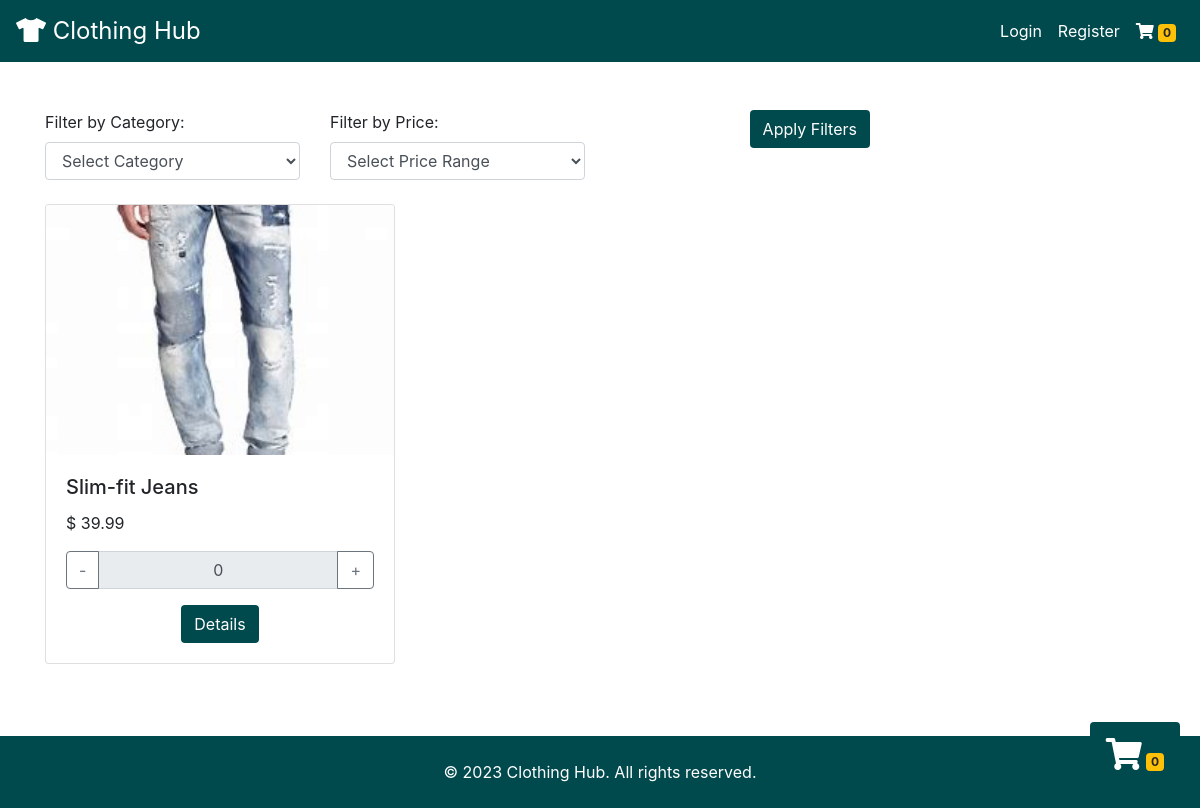
/show_product.php?category=Jeans, run on the app's committed database.
### tables this page shows
CREATE TABLE `products` (
  `productID` int(11) NOT NULL,
  `productName` varchar(255) NOT NULL,
  `description` text DEFAULT NULL,
  `price` decimal(10,2) NOT NULL,
  `imageURL` varchar(255) DEFAULT NULL,
  `category` varchar(255) DEFAULT NULL
);

### classes/Cart.php (called while the page is built, shortened)
<?php
class Cart {
    public function getCartCount() {
        return isset($_SESSION['cart']) ? array_sum($_SESSION['cart']) : 0;
    }
}
?>

### classes/Product.php (called while the page is built, shortened)
<?php
class Product {
    private $conn;
    public function __construct($conn) {
        $this->conn = $conn;
    }
    public function getAllProducts($filters = []) {
        $sql = "SELECT * FROM products";
        $conditions = [];
        if (isset($filters['category']) && $filters['category']) {
            $conditions[] = "category = :category";
        }
        if ($conditions) {
            $sql .= " WHERE " . implode(' AND ', $conditions);
        }
        $stmt = $this->conn->prepare($sql);
        if (isset($filters['category']) && $filters['category']) {
            $stmt->bindParam(':category', $filters['category']);
        }
        $stmt->execute();
        return $stmt->fetchAll(PDO::FETCH_ASSOC);
    }
}
?>

### show_product.php (the view, shortened to what this page needs)
<?php
require 'includes/db_connection.php';
require 'classes/Product.php';
require 'classes/Cart.php';
$productObj = new Product($conn);
$cartObj = new Cart($conn);
$cartCount = $cartObj->getCartCount();
if ($_SERVER["REQUEST_METHOD"] == "GET" && isset($_GET['price'])) {
    $products = $productObj->getFilteredProducts($_GET['price'], $_GET['category']);
} else {
    $products = $productObj->getAllProducts();
}
$filters = [
    'price' => $_GET['price'] ?? null,
    'category' => $_GET['category'] ?? null,
    'size' => $_GET['size'] ?? null
];
$products = $productObj->getAllProducts($filters);
?>
<!DOCTYPE html>
<html lang="en">
<head>
    <link rel="stylesheet" href="https://maxcdn.bootstrapcdn.com/bootstrap/4.5.2/css/bootstrap.min.css">
    <link rel="stylesheet" href="https://cdnjs.cloudflare.com/ajax/libs/font-awesome/5.15.1/css/all.min.css">
</head>
<body>
    <nav class="navbar navbar-expand-lg" style="background-color: #00494d;">
        <a class="navbar-brand text-white" href="index.php" style="font-size: 24px;">
            <i class="fas fa-tshirt"></i> Clothing Hub
        </a>
        <div class="collapse navbar-collapse" id="navbarNav">
            <ul class="navbar-nav ml-auto">
                <?php if (isset($_SESSION['username'])): ?>
                    <li class="nav-item">
                        <span class="navbar-text text-white mr-3">Welcome,
                            <?php echo $_SESSION['username']; ?>!
                        </span>
                    </li>
                    <li class="nav-item">
                        <a class="nav-link text-white" href="logout.php">Logout</a>
                    </li>
                <?php else: ?>
                    <li class="nav-item">
                        <a class="nav-link text-white" href="login.php">Login</a>
                    </li>
                    <li class="nav-item">
                        <a class="nav-link text-white" href="register.php">Register</a>
                    </li>
                <?php endif; ?>
                <li class="nav-item">
                    <a class="nav-link text-white" href="cart.php">
                        <i class="fas fa-shopping-cart"></i>
                        <span class="badge badge-warning">
                            <?php echo $cartCount; ?>
                        </span>
                    </a>
                </li>
            </ul>
        </div>
    </nav>
    <div class="container mt-5">
        <form action="show_product.php" method="GET">
            <div class="row mb-4">
                <div class="col-md-3">
                    <label>Filter by Category:</label>
                    <select name="category" class="form-control">
                        <option value="">Select Category</option>
                    </select>
                </div>
                <div class="col-md-3">
                    <label>Filter by Price:</label>
                    <select name="price" class="form-control">
                        <option value="">Select Price Range</option>
                    </select>
                </div>
                <div class="col-md-3 text-right">
                    <button class="btn text-white" style="background-color: #00494d;">Apply Filters</button>
                </div>
            </div>
        </form>
        <div class="row">
            <?php foreach ($products as $product): ?>
                <div class="col-md-4 mb-4">
                    <div class="card">
                        <div style="height: 250px; overflow: hidden;">
                            <img src="<?php echo $product['imageURL']; ?>" class="card-img-top"
                                alt="<?php echo $product['productName']; ?>"
                                style="object-fit: cover; height: 100%; width: 100%;">
                        </div>
                        <div class="card-body">
                            <h5 class="card-title">
                                <?php echo $product['productName']; ?>
                            </h5>
                            <p class="card-text">$
                                <?php echo $product['price']; ?>
                            </p>
                            <?php
                            $productQuantityInCart = isset($_SESSION['cart'][$product['productID']]) ? $_SESSION['cart'][$product['productID']] : 0;
                            ?>
                            <div class="input-group mb-3">
                                <div class="input-group-prepend">
                                    <button class="btn btn-outline-secondary quantity-decrease" type="button"
                                        data-product-id="<?php echo $product['productID']; ?>">-</button>
                                </div>
                                <input type="text" class="form-control text-center"
                                    value="<?php echo $productQuantityInCart; ?>" readonly>
                                <div class="input-group-append">
                                    <button class="btn btn-outline-secondary quantity-increase" type="button"
                                        data-product-id="<?php echo $product['productID']; ?>">+</button>
                                </div>
                            </div>
                            <div class="text-center">
                                <a href="product_details.php?id=<?php echo $product['productID']; ?>" class="btn text-white"
                                    style="background-color: #00494d;">Details</a>
                            </div>
                        </div>
                    </div>
                </div>
            <?php endforeach; ?>
        </div>
    </div>
    <div style="position: fixed; bottom: 20px; right: 20px; z-index: 1000;" class="animated">
        <a href="cart.php">
            <div style="background-color: #00494d;" class="rounded p-3 text-white">
                <i class="fas fa-shopping-cart fa-2x"></i>
                <span class="badge badge-warning">
                    <?php echo $cartCount; ?>
                </span>
            </div>
        </a>
    </div>
    <footer style="background-color: #00494d;" class="text-white mt-5 p-4 text-center">
        &copy; 2023 Clothing Hub. All rights reserved.
    </footer>
</body>
</html>

### data on the page
products: imageURL (picture), productName "Slim-fit Jeans", price "39.99", productID "0"

### other printed values
$cartCount "0"
